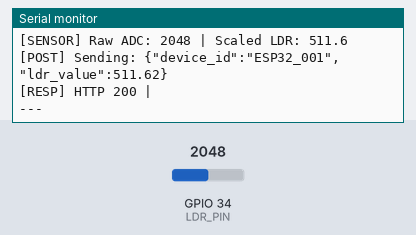
A sketch run on a simulated ESP32. Shown: the last lines printed to the serial monitor. The test bench sets the inputs (shaded band); at power-on: GPIO 34 (LDR_PIN) = 2048. WiFi joins after 1.5 s; servers stay silent unless stated; uploads are accepted with an empty reply.

Above: at 3.7 s.
3.8 s: GPIO 34 (LDR_PIN) set to 2866
At 4.88 s:
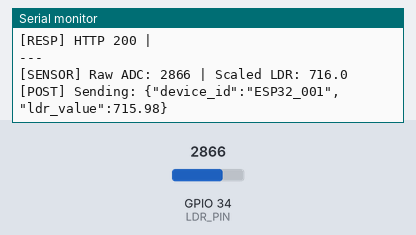
6.7 s: GPIO 34 (LDR_PIN) set to 3603
At 8.5 s:
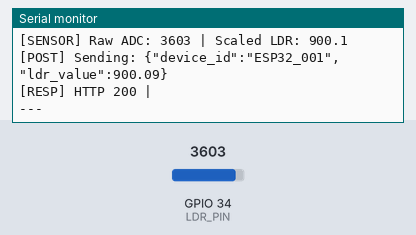
Timing chart, 0 to 10.0 s (numbered marks = the images above; inputs shaded):
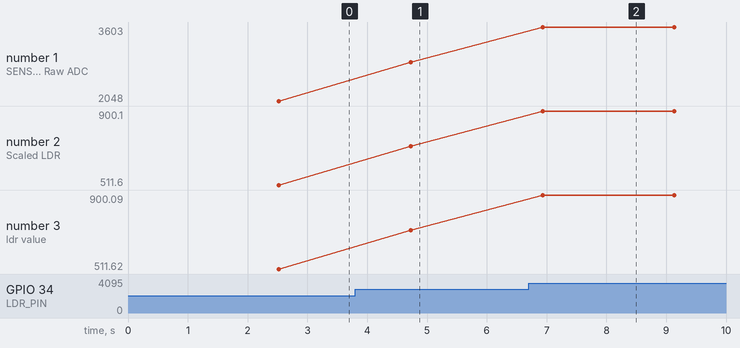

Measured:
- after the input at 3.8 s, the serial monitor: prints a new line after 0.93 s (image 1)
- after the input at 6.7 s, the serial monitor: prints a new line after 0.23 s (image 2)
- plotted number 1: 2048 → 2866 after the input at 3.8 s, 2866 → 3603 after the input at 6.7 s
- plotted number 2: 511.6 → 716 after the input at 3.8 s, 716 → 900.1 after the input at 6.7 s
- plotted number 3: 511.62 → 715.98 after the input at 3.8 s, 715.98 → 900.09 after the input at 6.7 s

The sketch:

esp32_ldr_sensor.ino
```cpp
/*
 * ============================================================
 * AI Anomaly Detection System — ESP32 LDR Sensor Node
 * ============================================================
 *
 * HARDWARE WIRING:
 *   - LDR one leg  → 3.3V
 *   - LDR other leg → Pin 34 (ADC) + 10k resistor to GND
 *   - This forms a voltage divider circuit
 *
 * WHAT THIS DOES:
 *   1. Connects to your WiFi
 *   2. Reads LDR sensor value from Pin 34 every 2 seconds
 *   3. Sends JSON payload to your backend API
 *   4. Prints everything to Serial Monitor for debugging
 *
 * SETUP INSTRUCTIONS:
 *   1. Open this file in Arduino IDE
 *   2. Install "ESP32" board from Board Manager
 *   3. Change WIFI_SSID, WIFI_PASSWORD, and API_URL below
 *   4. Select Board: "ESP32 Dev Module"
 *   5. Select correct COM port
 *   6. Upload!
 *   7. Open Serial Monitor at 115200 baud to see output
 * ============================================================
 */

#include <WiFi.h>
#include <HTTPClient.h>
#include <ArduinoJson.h>

// ==================== CONFIGURE THESE ====================
const char* WIFI_SSID     = "YOUR_WIFI_NAME";        // <-- Change this
const char* WIFI_PASSWORD = "YOUR_WIFI_PASSWORD";     // <-- Change this

// For LOCAL testing (backend on your laptop):
const char* API_URL = "http://YOUR_LAPTOP_IP:8000/detect-anomaly";
// Example: "http://192.168.1.5:8000/detect-anomaly"

// For DEPLOYED backend on Render:
// const char* API_URL = "https://nexus-ai-backend-5f4o.onrender.com/detect-anomaly";

const char* DEVICE_ID = "ESP32_001";
// ==========================================================

const int LDR_PIN = 34;           // Analog input pin
const int SEND_INTERVAL = 2000;   // Send every 2 seconds

void setup() {
    Serial.begin(115200);
    delay(1000);

    Serial.println();
    Serial.println("========================================");
    Serial.println("  AI Anomaly Detection - ESP32 Node");
    Serial.println("========================================");
    Serial.println();

    // Connect to WiFi
    Serial.print("[WIFI] Connecting to: ");
    Serial.println(WIFI_SSID);

    WiFi.begin(WIFI_SSID, WIFI_PASSWORD);

    int attempts = 0;
    while (WiFi.status() != WL_CONNECTED) {
        delay(500);
        Serial.print(".");
        attempts++;
        if (attempts > 40) {  // 20 second timeout
            Serial.println("\n[ERROR] WiFi connection failed! Restarting...");
            ESP.restart();
        }
    }

    Serial.println();
    Serial.println("[OK] WiFi Connected!");
    Serial.print("[OK] IP Address: ");
    Serial.println(WiFi.localIP());
    Serial.print("[OK] Sending to: ");
    Serial.println(API_URL);
    Serial.println();
    Serial.println("--- Starting Sensor Loop ---");
    Serial.println();
}

void loop() {
    // Step 1: Read LDR sensor
    int rawValue = analogRead(LDR_PIN);

    // ESP32 ADC is 12-bit (0-4095), scale to 0-1023 range for our model
    float ldrValue = (rawValue / 4095.0) * 1023.0;

    Serial.print("[SENSOR] Raw ADC: ");
    Serial.print(rawValue);
    Serial.print(" | Scaled LDR: ");
    Serial.println(ldrValue, 1);

    // Step 2: Check WiFi is still connected
    if (WiFi.status() != WL_CONNECTED) {
        Serial.println("[WARN] WiFi disconnected! Reconnecting...");
        WiFi.reconnect();
        delay(3000);
        return;
    }

    // Step 3: Build JSON payload
    StaticJsonDocument<200> doc;
    doc["device_id"] = DEVICE_ID;
    doc["ldr_value"] = round(ldrValue * 100) / 100.0;  // 2 decimal places

    String jsonPayload;
    serializeJson(doc, jsonPayload);

    // Step 4: Send HTTP POST to backend
    HTTPClient http;
    http.begin(API_URL);
    http.addHeader("Content-Type", "application/json");
    http.setTimeout(5000);  // 5 second timeout

    Serial.print("[POST] Sending: ");
    Serial.println(jsonPayload);

    int httpCode = http.POST(jsonPayload);

    // Step 5: Handle response
    if (httpCode > 0) {
        String response = http.getString();
        Serial.print("[RESP] HTTP ");
        Serial.print(httpCode);
        Serial.print(" | ");

        // Parse response to show anomaly status
        StaticJsonDocument<512> respDoc;
        DeserializationError error = deserializeJson(respDoc, response);

        if (!error) {
            bool isAnomaly = respDoc["is_anomaly"];
            float score = respDoc["anomaly_score"];
            const char* status = respDoc["status"];

            if (isAnomaly) {
                Serial.print("!! ANOMALY DETECTED !! ");
            } else {
                Serial.print("   Normal            ");
            }
            Serial.print("Score: ");
            Serial.print(score, 1);
            Serial.print(" | Status: ");
            Serial.println(status);
        } else {
            Serial.println(response);
        }
    } else {
        Serial.print("[ERROR] HTTP POST failed, code: ");
        Serial.println(httpCode);
        Serial.println("[ERROR] Check if backend is running and URL is correct.");
    }

    http.end();

    Serial.println("---");
    delay(SEND_INTERVAL);
}
```
